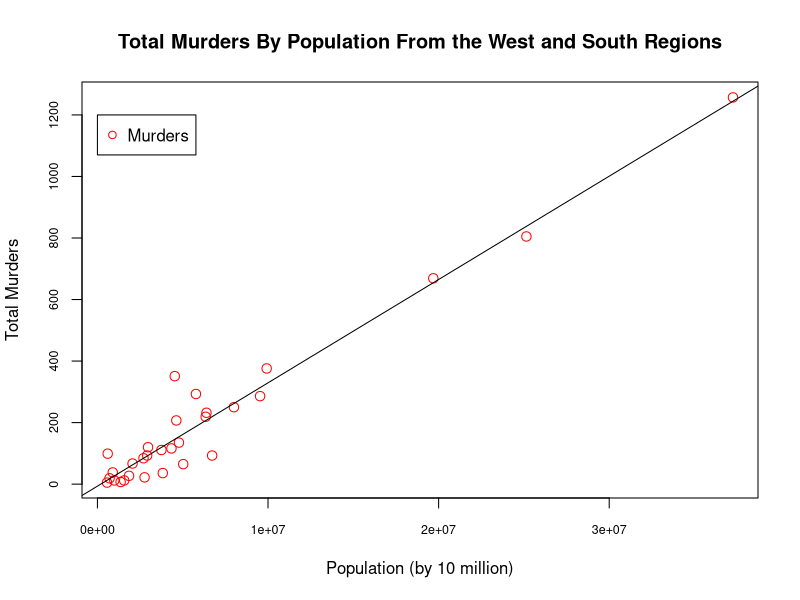
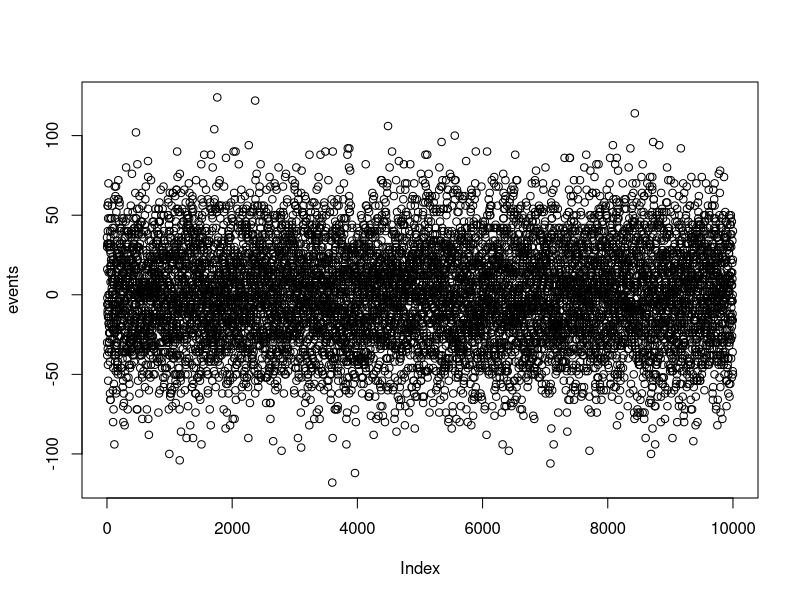

R code for these plots, in order: (Note: this script raises an error after producing the figures.)
## ---- chunk 1
knitr::opts_chunk$set(echo = TRUE)
## ---- chunk 2
# The below library helps with reading in files.
library(readr)

# This is a csv I created that I am reading in using readr read_csv()
family_age_data <- read_csv("family_age_data.csv")
# I use View() to see the variable I created
View(family_age_data)

#This is a txt file I created that I am reading in using the read_table() function from the readr package.
more_family_age_data <- read_table("more_family_ages.txt")
# I am also viewing this data set as well.
View(more_family_age_data)

#To calculate the mean in R we are going to first pick a numeric column in the data set using $ then the field name. For the mean we are going to get the mean of the age column using mean().

mean(family_age_data$age)

#To calcualcte standard deviation we are going to use the sd() function on the age data like before,

sd(family_age_data$age)
## ---- chunk 3
#First I am going to set the seed so we both get the same randoms.
set.seed(124)

#We are setting this to 50 since we need 50 birthdays
n <- 50

#I am setting this variable to 1000 so we can run this problem many times. 
nreps <- 1000

# I am going to create a function to run the duplicate check. This function takes 1 parameters n which is the number of birthdays that need generated. The variable birthdays is getting randomly generated numbers from 1 to 365 then using the round function to make them whole numbers.

find_duplicates <- function(n, reps) {
  birthdays <- round(runif(n, 1, 365))
  any(duplicated(birthdays))
}

#This variable is using the replicate() function to run the previous function nreps number of times. I am then summing all the runs with duplicates to use the count later. This creates a data set for future use.
number_of_duplicate_birthdays <- replicate(nreps, sum(find_duplicates(n)))

#I am now applying the mean function to the previous variable created to see what probability is given. With this seed we end up with a probability of 96.4%
mean(number_of_duplicate_birthdays)

## ---- chunk 4
# First I am importing the dslabs library to get the data set. I am importing tidyverse for the filter function.
library(dslabs)
library(tidyverse)

# I am running the help command to get more information about the data set. From the help documentation I know that this data set is regarding US Gun murders by state from the year 2010. This data came from FBI reports.

#help(murders)

#View(murders)

#here I am using filter() to grab the data where the region is West or South
murder_region <- murders %>%
  filter(murders$region == "West"
           | murders$region == "South")

# For this graph, I set the pch to 21 because the circles make it easier to see the bunched up dots. I set the cex to 1.25 because I wanted them a little bigger. I set the color to them to red to signify murder and I set the cex.axis to 0.75 to fit all teh numbers on the y-axis.
plot(
  murder_region$population,
  murder_region$total,
  "p",
  pch = 21,
  cex = 1.25,
  col = "red",
  main = "Total Murders By Population From the West and South Regions",
  xlab = "Population (by 10 million)",
  ylab = "Total Murders",
  cex.axis = 0.75
)

# I added this legend function to add a legend to the graph for readability. I made sure to use the same settings from the main graph so it will be easy to tell what is what.

legend(
  20,
  1200,
  c("Murders"),
  col = "red",
  pch = 21
)

#This abline funcion is adding a line of best fit to the graph so people can quickly see what the expected values are for each population.

abline(
  lm(murder_region$total ~ murder_region$population)
)

## ---- chunk 5
# I am setting the seed again to preserve the random.
set.seed("1234")

# Here N is the number of roulette plays and B is the number of times I want the simulation ran.
N <- 1000
B <- 10000


# spin is a function I created for the monte carlo that represents a thousand roulette spins for the casino.
spin <- function(N) {
  X <- sample(c(1, -1), N, replace = TRUE, prob = c(18 / 38, 18 / 38))
  S = sum(X)
  return(S)
}

# events is my results from the monte carlo
events <- replicate(B, spin(N))

# events less than zeros is a sum of all the times I got less than zero form the simulation.
events_less_than_zero <- sum(events < 0)

#probability of events is the previous events less than zero dvided by the total number of events. 
prob_of_events <- events_less_than_zero / B

# I am plotting the events form the monte carlo
plot(events)

#this is the mean and standard deviation of S
mean_events <- mean(events)
sd_events <- sd(events)

#this is the mean and standard deviation of X
mean_x <- mean(X)
sd_x <- sd(X)

#this is the expected value and standard of error for X
e_x <- 1 * 0.4737 + -1 * (1 - 0.4737)
sd_err_x <- abs(-1 - 1) * sqrt(0.4737 * (1 - 0.4737))

#this is the expected value and standard of error for S
e_s <- 1000 * mean_events
sd_err_s <- sqrt(1000) * sd_err_x

#0.5065 is the probability
events_normal_distribution <- pnorm(prob_of_events, mean_events, sd_err_s)
